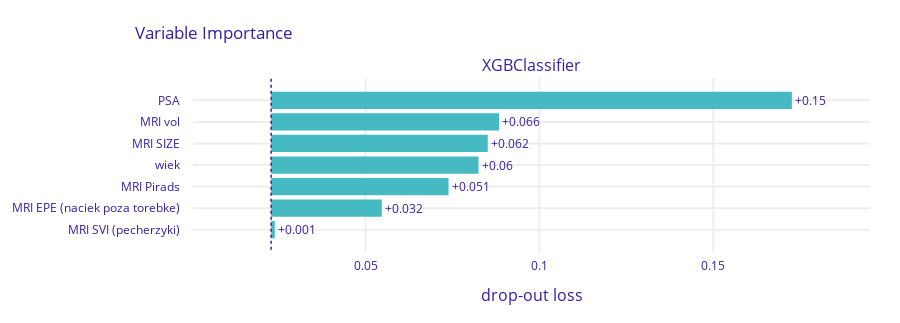

Notebook cell for this chart:
### Code cell
model = XGBClassifier(random_state=2)
X = model_df[continueous + categorical]
y = model_df[target]

num_pipeline = Pipeline(steps=[
    ('impute', SimpleImputer(strategy='median')),
])
cat_pipeline = Pipeline(steps=[
    ('impute', SimpleImputer(strategy='most_frequent')),
])
preprocessor = ColumnTransformer(transformers=[
    ('num', num_pipeline, continueous),
    ('cat', cat_pipeline, categorical)
])

preprocessor.fit(X)
X_imputed = preprocessor.transform(X)
smote = SMOTE(random_state=42)
X_smote, y_smote = smote.fit_resample(X_imputed, y)
X_smote_df = pd.DataFrame(X_smote, columns=continueous + categorical)

param_grid = {
    'classifier__learning_rate': [0.05, 0.1, 0.2],
    'classifier__n_estimators': [200, 400, 800],
    'classifier__max_depth': [3, 6, 9],
    'classifier__subsample': [0.8, 0.9, 1.0],
    'classifier__colsample_bytree': [0.8, 0.9, 1.0],
    'classifier__gamma': [0, 0.1, 0.2]
}

#brier score and tuning test split = 0.1
y_true, y_pred, y_pred_probs, false_positive_rate, true_positive_rate, total_roc_auc, trained_model, best_params = train_and_evaluate_model(
    model, X_smote_df, y_smote, continueous, categorical, n_folds=5, tune_params=True, param_grid=param_grid, tuning_scoring='neg_brier_score', tuning_test_size=0.1
    )
untrained_model = model.set_params(**best_params)

plot_roc(false_positive_rate, true_positive_rate, total_roc_auc)
plot_confusion_matrix(y_true, y_pred)
plot_feature_importances(trained_model, X, y)
plot_discrimination_threshold(untrained_model, X, y)

### Figure 1 — Plotly figure (JSON) as saved in the notebook; plotly's stock layout.template omitted (floating-point values rounded to 4 significant figures)
{"data": [{"base": 0.02286, "hoverinfo": "text", "hoverlabel": {"bgcolor": "rgba(0,0,0,0.8)"}, "hovertext": ["Model: XGBClassifier loss after<br>variable: PSA is permuted: 0.173<br>Drop-out loss change: +0.15", "Model: XGBClassifier loss after<br>variable: MRI vol is permuted: 0.088<br>Drop-out loss change: +0.066", "Model: XGBClassifier loss after<br>variable: MRI SIZE is permuted: 0.085<br>Drop-out loss change: +0.062", "Model: XGBClassifier loss after<br>variable: wiek is permuted: 0.083<br>Drop-out loss change: +0.06", "Model: XGBClassifier loss after<br>variable: MRI Pirads is permuted: 0.074<br>Drop-out loss change: +0.051", "Model: XGBClassifier loss after<br>variable: MRI EPE (naciek poza torebke) is permuted: 0.055<br>Drop-out loss change: +0.032", "Model: XGBClassifier loss after<br>variable: MRI SVI (pecherzyki) is permuted: 0.024<br>Drop-out loss change: +0.001"], "marker": {"color": "#46bac2"}, "orientation": "h", "showlegend": false, "text": ["+0.15", "+0.066", "+0.062", "+0.06", "+0.051", "+0.032", "+0.001"], "textposition": "outside", "type": "bar", "x": [0.1498, 0.06554, 0.06229, 0.05964, 0.05102, 0.03183, 0.001057], "xaxis": "x", "y": ["PSA", "MRI vol", "MRI SIZE", "wiek", "MRI Pirads", "MRI EPE (naciek poza torebke)", "MRI SVI (pecherzyki)"], "yaxis": "y"}], "layout": {"annotations": [{"font": {"size": 16}, "showarrow": false, "text": "XGBClassifier", "x": 0.5, "xanchor": "center", "xref": "paper", "y": 1, "yanchor": "bottom", "yref": "paper"}, {"font": {"size": 16}, "showarrow": false, "text": "drop-out loss", "x": 0.5, "xanchor": "center", "xref": "paper", "y": 0, "yanchor": "top", "yref": "paper", "yshift": -30}], "font": {"color": "#371ea3"}, "height": 323, "margin": {"b": 71, "r": 30, "t": 78}, "shapes": [{"line": {"color": "#371ea3", "dash": "dot", "width": 1.5}, "type": "line", "x0": 0.02286, "x1": 0.02286, "xref": "x", "y0": -1, "y1": 7, "yref": "y"}], "title": {"text": "Variable Importance", "x": 0.15}, "xaxis": {"anchor": "y", "automargin": true, "domain": [0, 1], "fixedrange": true, "gridwidth": 2, "range": [0.0003919, 0.1951], "tickcolor": "white", "ticklen": 3, "ticks": "outside", "type": "linear", "zeroline": false}, "yaxis": {"anchor": "x", "automargin": true, "autorange": "reversed", "domain": [0, 1], "fixedrange": true, "gridwidth": 2, "tickcolor": "white", "ticklen": 10, "ticks": "outside", "type": "category"}}}
